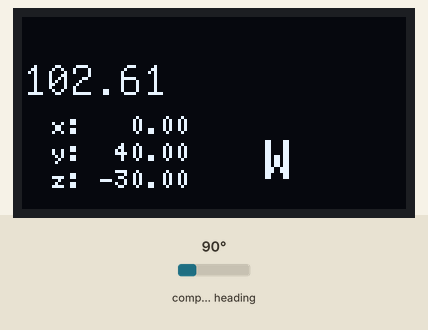
This sketch was run on a simulated Arduino Uno, built with avr-gcc and run on an emulated ATmega328P. Shown: 128×64 one-colour display. The inputs (shaded band) are chosen by the test bench; at power-on: compass heading 90°. What the sketch prints to the serial monitor is not drawn.

Above: at 1.8 s.
1.9 s: compass heading set to 7°
At 3.5 s:
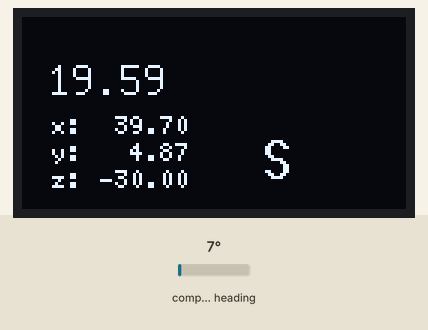
3.9 s: compass heading set to 180°
At 4.9 s:
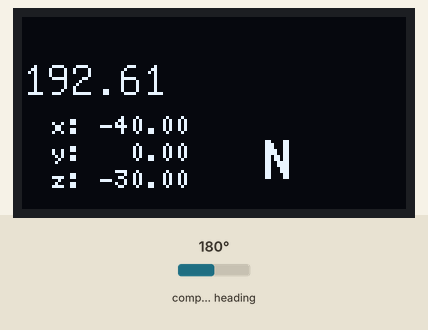
6.0 s: compass heading set to 269°
At 7.6 s:
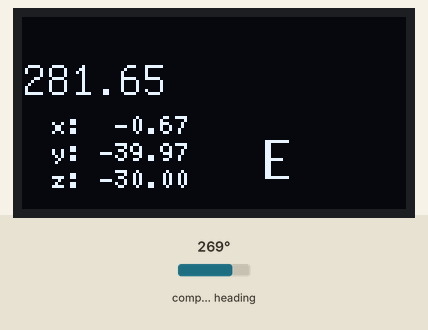
8.1 s: compass heading set to 19°
At 9.5 s:
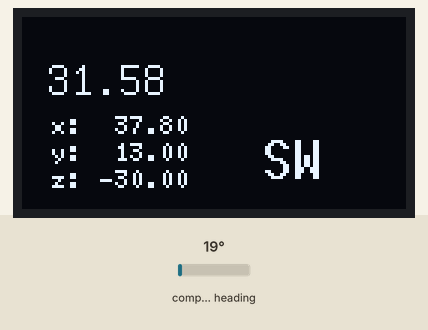
10.2 s: compass heading set to 116°
At 12.0 s:
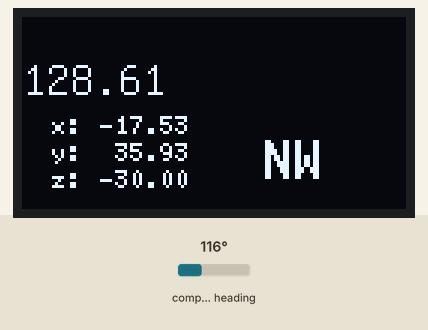
12.3 s: compass heading set to 206°
At 14.5 s:
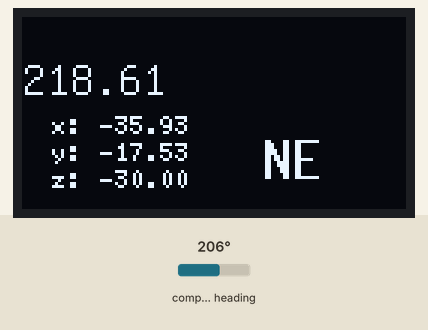
Timing chart, 0 to 15.5 s (numbered marks = the images above; inputs shaded):
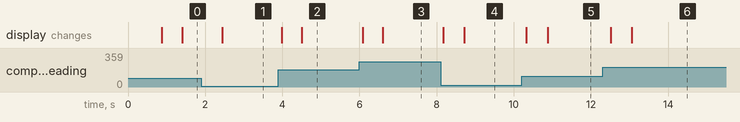

The sketch:

Compass101.ino
```cpp
/* */

#include <Wire.h>
#include <Adafruit_Sensor.h>
#include <Adafruit_HMC5883_U.h>
#include <U8glib.h>

Adafruit_HMC5883_Unified mag = Adafruit_HMC5883_Unified(12345);

// U8GLIB_SSD1306_128X64 u8g(U8G_I2C_OPT_DEV_0|U8G_I2C_OPT_NO_ACK|U8G_I2C_OPT_FAST);	// Fast I2C / TWI
U8GLIB_SH1106_128X64 u8g(U8G_I2C_OPT_DEV_0|U8G_I2C_OPT_NO_ACK|U8G_I2C_OPT_FAST); // Fast I2C / TWI
sensors_event_t event;

float getAngle()
{
  float headingDegrees=0;
  //
  /* Get a new sensor event
  Event is global but most likely we won't need event x,y,z details*/
  mag.getEvent(&event);
  float heading = atan2(event.magnetic.y, event.magnetic.x);

  // Once you have your heading, you must then add your 'Declination Angle', which is the 'Error' of the magnetic field in your location.
  // Find yours here: http://www.magnetic-declination.com/
  // Mine is: -13* 2' W, which is ~13 Degrees, or (which we need) 0.22 radians
  // If you cannot find your Declination, comment out these two lines, your compass will be slightly off.
  float declinationAngle = 0.22;
  heading += declinationAngle;

  // Correct for when signs are reversed.
  if(heading < 0)
  heading += 2*PI;

  // Check for wrap due to addition of declination.
  if(heading > 2*PI)
  heading -= 2*PI;

  // Convert radians to degrees for readability.
  return heading * 180/M_PI;
}

char* getDirection(float angle)
{
static char dir[3];
//45 degree/2
if((angle < 22.5) || (angle > 337.5 ))
  strcpy(dir,"S");
  if((angle > 22.5) && (angle < 67.5 ))
  strcpy(dir,"SW");
  if((angle > 67.5) && (angle < 112.5 ))
  strcpy(dir,"W");
  if((angle > 112.5) && (angle < 157.5 ))
  strcpy(dir,"NW");
  if((angle > 157.5) && (angle < 202.5 ))
  strcpy(dir,"N");
  if((angle > 202.5) && (angle < 247.5 ))
  strcpy(dir,"NE");
  if((angle > 247.5) && (angle < 292.5 ))
  strcpy(dir,"E");
  if((angle > 292.5) && (angle < 337.5 ))
  strcpy(dir,"SE");
  return dir;
}

void draw(void) {
  // graphic commands to redraw the complete screen should be placed here
  u8g.setFont(u8g_font_unifont);

  char x[9],y[9],z[9],heading[12];//,dir[5];
  float angle = getAngle();
  //format&copy data to string buffers
  dtostrf(angle, 6, 2 , heading);//convert angle to string
  dtostrf(event.magnetic.x,6,2,x);
  dtostrf(event.magnetic.y,6,2,y);
  dtostrf(event.magnetic.z,6,2,z);

  u8g.drawStr( 0, 15, heading);
  //convert angle to direction
//  u8g.setFont(u8g_font_10x20);
 // u8g.drawStr( 60, 16, getDirection(angle));
  //u8g.drawRFrame(58,0,25,20,5);  //Serial.println(dir);

// draw gear
  u8g.setFontPosTop();
  u8g.setFont(u8g_font_10x20);
  u8g.drawStr( 80, 40, getDirection(angle));
  //u8g.drawRFrame(58,0,25,20,5);  //Serial.println(dir);

  u8g.setFont(u8g_font_5x7);
  u8g.drawStr( 10, 32, "x:");
  u8g.drawStr( 10, 41, "y:");
  u8g.drawStr( 10, 50, "z:");

  u8g.drawStr( 26, 32, x);
  u8g.drawStr( 26, 41, y);
  u8g.drawStr( 26, 50, z);

  //u8g.drawTriangle(14,9, 45,32, 9,42);
}


void displaySensorDetails(void)
{
  sensor_t sensor;
  mag.getSensor(&sensor);
  Serial.println("------------------------------------");
  Serial.print  ("Sensor:       "); Serial.println(sensor.name);
  Serial.print  ("Driver Ver:   "); Serial.println(sensor.version);
  Serial.print  ("Unique ID:    "); Serial.println(sensor.sensor_id);
  Serial.print  ("Max Value:    "); Serial.print(sensor.max_value); Serial.println(" uT");
  Serial.print  ("Min Value:    "); Serial.print(sensor.min_value); Serial.println(" uT");
  Serial.print  ("Resolution:   "); Serial.print(sensor.resolution); Serial.println(" uT");
  Serial.println("------------------------------------");
  Serial.println("");
  delay(500);
}

void setup(void) {
  Serial.begin(9600);
   // assign default color value
  if ( u8g.getMode() == U8G_MODE_R3G3B2 ) {
    u8g.setColorIndex(255);     // white
   }
   else if ( u8g.getMode() == U8G_MODE_GRAY2BIT ) {
     u8g.setColorIndex(3);         // max intensity
   }
   else if ( u8g.getMode() == U8G_MODE_BW ) {
     u8g.setColorIndex(1);         // pixel on
   }
   else if ( u8g.getMode() == U8G_MODE_HICOLOR ) {
     u8g.setHiColorByRGB(255,255,255);
   }

  /* Initialise the sensor */
  if(!mag.begin())
  {
    /* There was a problem detecting the HMC5883 ... check your connections */
    Serial.println("Ooops, no HMC5883 detected ... Check your wiring!");
    while(1);
  }
  else Serial.println("starting...");
  /* Display some basic information on this sensor */
  displaySensorDetails();
}


void loop(void) {
  // picture loop
  u8g.firstPage();
  do {
    draw();
    } while( u8g.nextPage() );

  // rebuild the picture after some delay
  delay(300);
}
```

Measured:
- after the input at 1.9 s, the display: changes after 0.55 s (image 1)
- after the input at 3.9 s, the display: first changes after 0.08 s (image 2 shows a later state)
- after the input at 6.0 s, the display: first changes after 0.08 s (image 3 shows a later state)
- after the input at 8.1 s, the display: first changes after 0.07 s (image 4 shows a later state)
- after the input at 10.2 s, the display: first changes after 0.13 s (image 5 shows a later state)
- after the input at 12.3 s, the display: first changes after 0.22 s (image 6 shows a later state)
